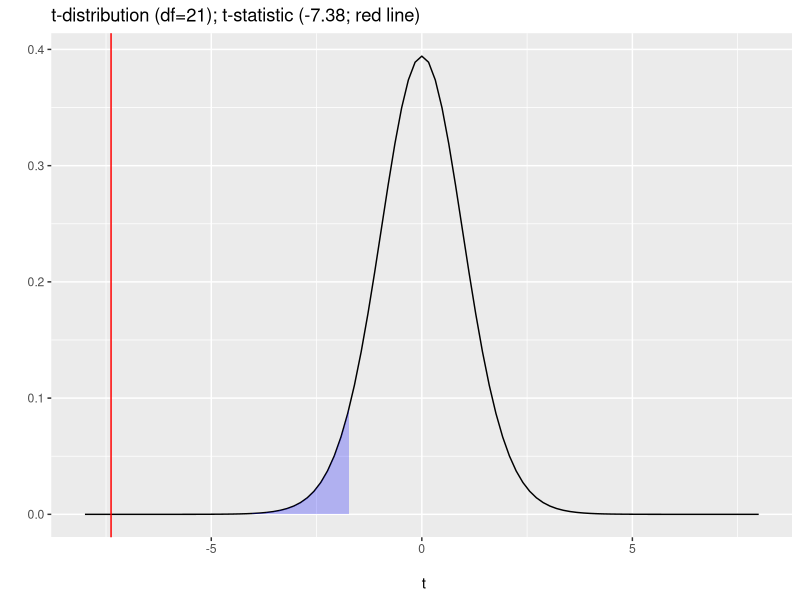

Here is the R script that generated this plot:
## ---- chunk 1
#| message: false
#| warning: false

library(tidyverse)
library(kableExtra)
## ---- chunk 2
threat <- tibble(
  Group = as_factor(c(rep("Threat", 11), rep("Control", 12))),
  Score = c(7,5,6,5,6,5,4,7,4,3,6,10,11,8,9,12,11,10,9,8,7,11,9)
)

head(threat)
## ---- chunk 3
glimpse(threat)
## ---- chunk 4
str(threat)
## ---- chunk 5
threat |>
  group_by(Group) |>
  summarise(
    Mean = round(mean(Score),2), #step 1
    SD = round(sd(Score),2),
    n = n() #step 2
  ) |>
  kable(digits = 2) |>
  kable_styling(full_width = FALSE)
## ---- chunk 6
#| echo: true

tibble(
  LowerCrit = round(qt(0.05, 21),2),
  Exactp = 1-pt(7.3817, 5)
)
## ---- chunk 7
#| echo: false

ggplot(NULL) +
    stat_function(fun=dt,
                  geom = "line",
                  args = list(df=21)) +
    stat_function(fun = dt, 
                  geom = "area",
                  xlim = c(qt(0.05, 21), -8),
                  alpha=.25,
                  fill = "blue",
                  args = list(df=21)) +
    xlim(-8, 8) +
    geom_vline(xintercept = -7.38, col="red") +
    xlab("\n t") +
    ylab("") +
    ggtitle("t-distribution (df=21); t-statistic (-7.38; red line)")
